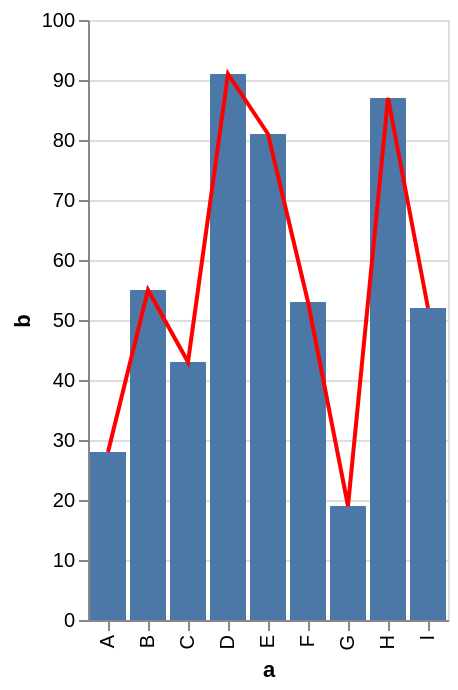

This figure's Vega-Lite source:
### Vega specification from a JSON file in a GitHub repository (floating-point values rounded to 4 significant figures)
{"$schema": "https://vega.github.io/schema/vega/v5.json", "background": "white", "padding": 5, "height": 300, "style": "cell", "data": [{"name": "source_0", "values": [{"a": "A", "b": 28}, {"a": "B", "b": 55}, {"a": "C", "b": 43}, {"a": "D", "b": 91}, {"a": "E", "b": 81}, {"a": "F", "b": 53}, {"a": "G", "b": 19}, {"a": "H", "b": 87}, {"a": "I", "b": 52}]}, {"name": "data_0", "source": "source_0", "transform": [{"type": "stack", "groupby": ["a"], "field": "b", "sort": {"field": [], "order": []}, "as": ["b_start", "b_end"], "offset": "zero"}, {"type": "filter", "expr": "isValid(datum[\"b\"]) && isFinite(+datum[\"b\"])"}]}], "signals": [{"name": "x_step", "value": 20}, {"name": "width", "update": "bandspace(domain('x').length, 0.1, 0.05) * x_step"}], "marks": [{"name": "layer_0_marks", "type": "rect", "style": ["bar"], "from": {"data": "data_0"}, "encode": {"update": {"fill": {"value": "#4c78a8"}, "ariaRoleDescription": {"value": "bar"}, "description": {"signal": "\"a: \" + (isValid(datum[\"a\"]) ? datum[\"a\"] : \"\"+datum[\"a\"]) + \"; b: \" + (format(datum[\"b\"], \"\"))"}, "x": {"scale": "x", "field": "a"}, "width": {"signal": "max(0.25, bandwidth('x'))"}, "y": {"scale": "y", "field": "b_end"}, "y2": {"scale": "y", "field": "b_start"}}}}, {"name": "layer_1_marks", "type": "line", "style": ["line"], "sort": {"field": "x"}, "from": {"data": "source_0"}, "encode": {"update": {"stroke": {"value": "red"}, "description": {"signal": "\"a: \" + (isValid(datum[\"a\"]) ? datum[\"a\"] : \"\"+datum[\"a\"]) + \"; b: \" + (format(datum[\"b\"], \"\"))"}, "x": {"scale": "x", "field": "a", "band": 0.5}, "y": {"scale": "y", "field": "b"}, "defined": {"signal": "isValid(datum[\"b\"]) && isFinite(+datum[\"b\"])"}}}}], "scales": [{"name": "x", "type": "band", "domain": {"fields": [{"data": "data_0", "field": "a"}, {"data": "source_0", "field": "a"}], "sort": true}, "range": {"step": {"signal": "x_step"}}, "paddingInner": 0.1, "paddingOuter": 0.05}, {"name": "y", "type": "linear", "domain": {"fields": [{"data": "data_0", "field": "b_start"}, {"data": "data_0", "field": "b_end"}, {"data": "source_0", "field": "b"}]}, "range": [{"signal": "height"}, 0], "nice": true, "zero": true}], "axes": [{"scale": "y", "orient": "left", "gridScale": "x", "grid": true, "tickCount": {"signal": "ceil(height/40)"}, "domain": false, "labels": false, "aria": false, "maxExtent": 0, "minExtent": 0, "ticks": false, "zindex": 0}, {"scale": "x", "orient": "bottom", "grid": false, "title": "a", "labelAlign": "right", "labelAngle": 270, "labelBaseline": "middle", "zindex": 0}, {"scale": "y", "orient": "left", "grid": false, "title": "b", "labelOverlap": true, "tickCount": {"signal": "ceil(height/40)"}, "zindex": 0}]}
